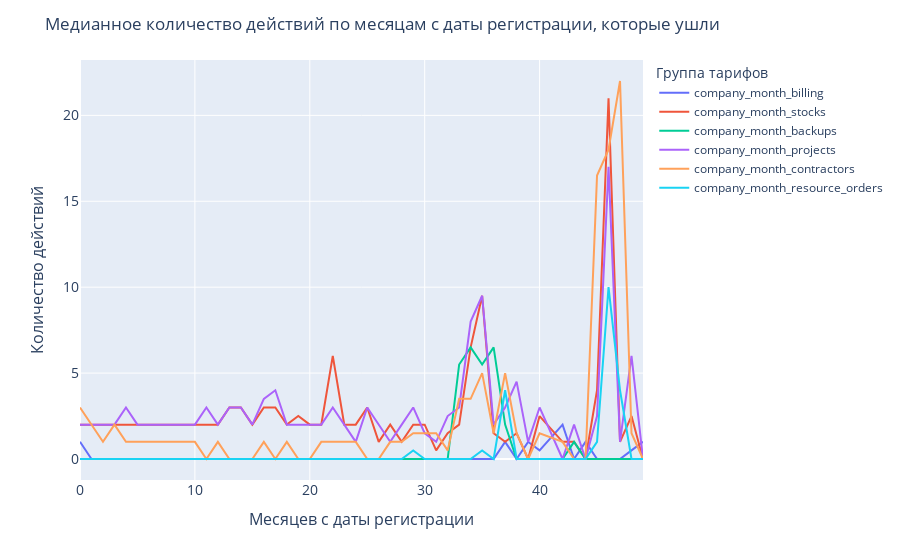
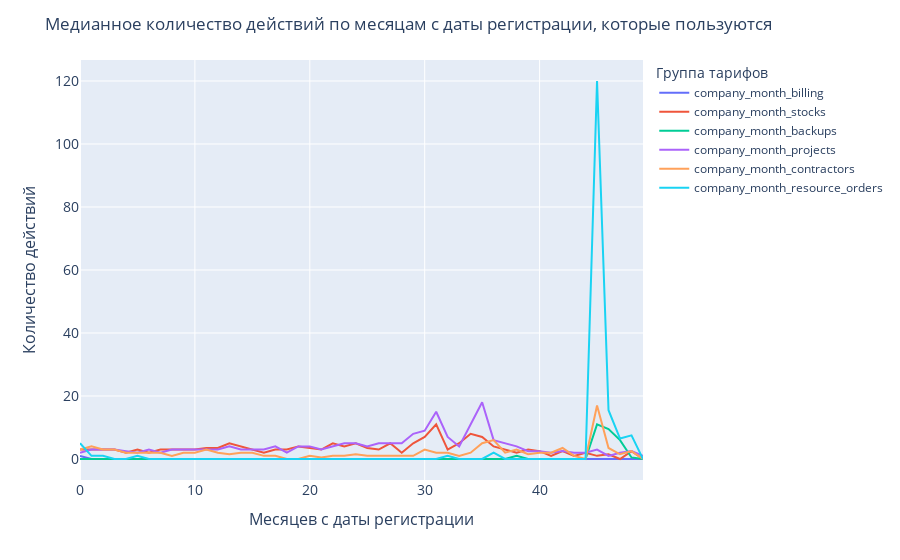

Here is the notebook cell these charts were saved with, in order:
### Markdown cell above
И посмотрим без разбивки на тарифы.

### Code cell
for i in company_activities.global_status.unique():
    columns = ['company_month_billing',
               'company_month_stocks',
               'company_month_backups',
               'company_month_projects',
               'company_month_contractors',
               'company_month_resource_orders']
    temp = (company_activities
            .query('global_status == @i')
            .groupby(by=['months_after_registration'], as_index=False)[columns].median())
    fig = px.line(temp, x='months_after_registration', y=columns)
    fig.update_layout(
    title=f'Медианное количество действий по месяцам с даты регистрации, которые {i}',
        xaxis=dict(
                title='Месяцев с даты регистрации',
                titlefont_size=16,
                tickfont_size=14,
        ),
        yaxis=dict(
                title='Количество действий',
                titlefont_size=16,
                tickfont_size=14,
        ),
        legend=dict(
                title='Группа тарифов'))
    fig.show()

### Figure 1 — Plotly figure (JSON) as saved in the notebook; plotly's stock layout.template omitted (floating-point values rounded to 4 significant figures)
{"data": [{"hovertemplate": "variable=company_month_billing<br>months_after_registration=%{x}<br>value=%{y}<extra></extra>", "legendgroup": "company_month_billing", "line": {"color": "#636efa", "dash": "solid"}, "marker": {"symbol": "circle"}, "mode": "lines", "name": "company_month_billing", "orientation": "v", "showlegend": true, "type": "scatter", "x": [0, 1, 2, 3, 4, 5, 6, 7, 8, 9, 10, 11, 12, 13, 14, 15, 16, 17, 18, 19, 20, 21, 22, 23, 24, 25, 26, 27, 28, 29, 30, 31, 32, 33, 34, 35, 36, 37, 38, 39, 40, 42, 43, 44, 45, 46, 47, 48, 49], "xaxis": "x", "y": [1, 0, 0, 0, 0, 0, 0, 0, 0, 0, 0, 0, 0, 0, 0, 0, 0, 0, 0, 0, 0, 0, 0, 0, 0, 0, 0, 0, 0, 0, 0, 0, 0, 0, 0, 0, 0, 1, 0, 1, 0.5, 2, 0, 1, 0, 0, 0, 0.5, 1], "yaxis": "y"}, {"hovertemplate": "variable=company_month_stocks<br>months_after_registration=%{x}<br>value=%{y}<extra></extra>", "legendgroup": "company_month_stocks", "line": {"color": "#EF553B", "dash": "solid"}, "marker": {"symbol": "circle"}, "mode": "lines", "name": "company_month_stocks", "orientation": "v", "showlegend": true, "type": "scatter", "x": [0, 1, 2, 3, 4, 5, 6, 7, 8, 9, 10, 11, 12, 13, 14, 15, 16, 17, 18, 19, 20, 21, 22, 23, 24, 25, 26, 27, 28, 29, 30, 31, 32, 33, 34, 35, 36, 37, 38, 39, 40, 42, 43, 44, 45, 46, 47, 48, 49], "xaxis": "x", "y": [2, 2, 2, 2, 2, 2, 2, 2, 2, 2, 2, 2, 2, 3, 3, 2, 3, 3, 2, 2.5, 2, 2, 6, 2, 2, 3, 1, 2, 1, 2, 2, 0.5, 1.5, 2, 6.5, 9.5, 1.5, 1, 1.5, 0, 2.5, 1, 1, 0, 4, 21, 1, 2.5, 0], "yaxis": "y"}, {"hovertemplate": "variable=company_month_backups<br>months_after_registration=%{x}<br>value=%{y}<extra></extra>", "legendgroup": "company_month_backups", "line": {"color": "#00cc96", "dash": "solid"}, "marker": {"symbol": "circle"}, "mode": "lines", "name": "company_month_backups", "orientation": "v", "showlegend": true, "type": "scatter", "x": [0, 1, 2, 3, 4, 5, 6, 7, 8, 9, 10, 11, 12, 13, 14, 15, 16, 17, 18, 19, 20, 21, 22, 23, 24, 25, 26, 27, 28, 29, 30, 31, 32, 33, 34, 35, 36, 37, 38, 39, 40, 42, 43, 44, 45, 46, 47, 48, 49], "xaxis": "x", "y": [0, 0, 0, 0, 0, 0, 0, 0, 0, 0, 0, 0, 0, 0, 0, 0, 0, 0, 0, 0, 0, 0, 0, 0, 0, 0, 0, 0, 0, 0, 0, 0, 0, 5.5, 6.5, 5.5, 6.5, 2, 0, 0, 0, 0, 1, 0, 0, 0, 0, 0, 0], "yaxis": "y"}, {"hovertemplate": "variable=company_month_projects<br>months_after_registration=%{x}<br>value=%{y}<extra></extra>", "legendgroup": "company_month_projects", "line": {"color": "#ab63fa", "dash": "solid"}, "marker": {"symbol": "circle"}, "mode": "lines", "name": "company_month_projects", "orientation": "v", "showlegend": true, "type": "scatter", "x": [0, 1, 2, 3, 4, 5, 6, 7, 8, 9, 10, 11, 12, 13, 14, 15, 16, 17, 18, 19, 20, 21, 22, 23, 24, 25, 26, 27, 28, 29, 30, 31, 32, 33, 34, 35, 36, 37, 38, 39, 40, 42, 43, 44, 45, 46, 47, 48, 49], "xaxis": "x", "y": [2, 2, 2, 2, 3, 2, 2, 2, 2, 2, 2, 3, 2, 3, 3, 2, 3.5, 4, 2, 2, 2, 2, 3, 2, 1, 3, 2, 1, 2, 3, 1.5, 1, 2.5, 3, 8, 9.5, 2, 3, 4.5, 1, 3, 0, 2, 0, 2.5, 17, 1, 6, 0], "yaxis": "y"}, {"hovertemplate": "variable=company_month_contractors<br>months_after_registration=%{x}<br>value=%{y}<extra></extra>", "legendgroup": "company_month_contractors", "line": {"color": "#FFA15A", "dash": "solid"}, "marker": {"symbol": "circle"}, "mode": "lines", "name": "company_month_contractors", "orientation": "v", "showlegend": true, "type": "scatter", "x": [0, 1, 2, 3, 4, 5, 6, 7, 8, 9, 10, 11, 12, 13, 14, 15, 16, 17, 18, 19, 20, 21, 22, 23, 24, 25, 26, 27, 28, 29, 30, 31, 32, 33, 34, 35, 36, 37, 38, 39, 40, 42, 43, 44, 45, 46, 47, 48, 49], "xaxis": "x", "y": [3, 2, 1, 2, 1, 1, 1, 1, 1, 1, 1, 0, 1, 0, 0, 0, 1, 0, 1, 0, 0, 1, 1, 1, 1, 0, 0, 1, 1, 1.5, 1.5, 1.5, 0.5, 3.5, 3.5, 5, 1.5, 5, 1.5, 0, 1.5, 1, 0, 0, 16.5, 18, 22, 1.5, 0], "yaxis": "y"}, {"hovertemplate": "variable=company_month_resource_orders<br>months_after_registration=%{x}<br>value=%{y}<extra></extra>", "legendgroup": "company_month_resource_orders", "line": {"color": "#19d3f3", "dash": "solid"}, "marker": {"symbol": "circle"}, "mode": "lines", "name": "company_month_resource_orders", "orientation": "v", "showlegend": true, "type": "scatter", "x": [0, 1, 2, 3, 4, 5, 6, 7, 8, 9, 10, 11, 12, 13, 14, 15, 16, 17, 18, 19, 20, 21, 22, 23, 24, 25, 26, 27, 28, 29, 30, 31, 32, 33, 34, 35, 36, 37, 38, 39, 40, 42, 43, 44, 45, 46, 47, 48, 49], "xaxis": "x", "y": [0, 0, 0, 0, 0, 0, 0, 0, 0, 0, 0, 0, 0, 0, 0, 0, 0, 0, 0, 0, 0, 0, 0, 0, 0, 0, 0, 0, 0, 0.5, 0, 0, 0, 0, 0, 0.5, 0, 4, 0, 0, 0, 0, 0, 0, 1, 10, 4, 0, 0], "yaxis": "y"}], "layout": {"legend": {"title": {"text": "Группа тарифов"}, "tracegroupgap": 0}, "margin": {"t": 60}, "title": {"text": "Медианное количество действий по месяцам с даты регистрации, которые ушли"}, "xaxis": {"anchor": "y", "domain": [0, 1], "tickfont": {"size": 14}, "title": {"font": {"size": 16}, "text": "Месяцев с даты регистрации"}}, "yaxis": {"anchor": "x", "domain": [0, 1], "tickfont": {"size": 14}, "title": {"font": {"size": 16}, "text": "Количество действий"}}}}

### Figure 2 — Plotly figure (JSON) as saved in the notebook; plotly's stock layout.template omitted (floating-point values rounded to 4 significant figures)
{"data": [{"hovertemplate": "variable=company_month_billing<br>months_after_registration=%{x}<br>value=%{y}<extra></extra>", "legendgroup": "company_month_billing", "line": {"color": "#636efa", "dash": "solid"}, "marker": {"symbol": "circle"}, "mode": "lines", "name": "company_month_billing", "orientation": "v", "showlegend": true, "type": "scatter", "x": [0, 1, 2, 3, 4, 5, 6, 7, 8, 9, 10, 11, 12, 13, 14, 15, 16, 17, 18, 19, 20, 21, 22, 23, 24, 25, 26, 27, 28, 29, 30, 31, 32, 33, 34, 35, 36, 37, 38, 39, 40, 41, 42, 43, 44, 45, 46, 47, 48, 49], "xaxis": "x", "y": [1, 0, 0, 0, 0, 0, 0, 0, 0, 0, 0, 0, 0, 0, 0, 0, 0, 0, 0, 0, 0, 0, 0, 0, 0, 0, 0, 0, 0, 0, 0, 0, 0, 0, 0, 0, 0, 0, 0, 0, 0, 0, 0, 0, 0, 0, 0, 0, 0, 0], "yaxis": "y"}, {"hovertemplate": "variable=company_month_stocks<br>months_after_registration=%{x}<br>value=%{y}<extra></extra>", "legendgroup": "company_month_stocks", "line": {"color": "#EF553B", "dash": "solid"}, "marker": {"symbol": "circle"}, "mode": "lines", "name": "company_month_stocks", "orientation": "v", "showlegend": true, "type": "scatter", "x": [0, 1, 2, 3, 4, 5, 6, 7, 8, 9, 10, 11, 12, 13, 14, 15, 16, 17, 18, 19, 20, 21, 22, 23, 24, 25, 26, 27, 28, 29, 30, 31, 32, 33, 34, 35, 36, 37, 38, 39, 40, 41, 42, 43, 44, 45, 46, 47, 48, 49], "xaxis": "x", "y": [3, 3, 3, 3, 2, 3, 2, 3, 3, 3, 3, 3.5, 3.5, 5, 4, 3, 2, 3, 3, 4, 3.5, 3, 5, 4, 5, 3.5, 3, 5, 2, 5, 7, 11, 3, 5, 8, 7, 4, 3, 2, 3, 2.5, 1, 2.5, 1, 2, 1, 1.5, 0, 2.5, 0], "yaxis": "y"}, {"hovertemplate": "variable=company_month_backups<br>months_after_registration=%{x}<br>value=%{y}<extra></extra>", "legendgroup": "company_month_backups", "line": {"color": "#00cc96", "dash": "solid"}, "marker": {"symbol": "circle"}, "mode": "lines", "name": "company_month_backups", "orientation": "v", "showlegend": true, "type": "scatter", "x": [0, 1, 2, 3, 4, 5, 6, 7, 8, 9, 10, 11, 12, 13, 14, 15, 16, 17, 18, 19, 20, 21, 22, 23, 24, 25, 26, 27, 28, 29, 30, 31, 32, 33, 34, 35, 36, 37, 38, 39, 40, 41, 42, 43, 44, 45, 46, 47, 48, 49], "xaxis": "x", "y": [0, 0, 0, 0, 0, 0, 0, 0, 0, 0, 0, 0, 0, 0, 0, 0, 0, 0, 0, 0, 0, 0, 0, 0, 0, 0, 0, 0, 0, 0, 0, 0, 0, 0, 0, 0, 0, 0, 1, 0, 0, 0, 0, 0, 0, 11, 9.5, 6, 0.5, 0], "yaxis": "y"}, {"hovertemplate": "variable=company_month_projects<br>months_after_registration=%{x}<br>value=%{y}<extra></extra>", "legendgroup": "company_month_projects", "line": {"color": "#ab63fa", "dash": "solid"}, "marker": {"symbol": "circle"}, "mode": "lines", "name": "company_month_projects", "orientation": "v", "showlegend": true, "type": "scatter", "x": [0, 1, 2, 3, 4, 5, 6, 7, 8, 9, 10, 11, 12, 13, 14, 15, 16, 17, 18, 19, 20, 21, 22, 23, 24, 25, 26, 27, 28, 29, 30, 31, 32, 33, 34, 35, 36, 37, 38, 39, 40, 41, 42, 43, 44, 45, 46, 47, 48, 49], "xaxis": "x", "y": [2, 3, 3, 3, 2.5, 2, 3, 2, 3, 3, 3, 3, 3, 4, 3, 3, 3, 4, 2, 4, 4, 3, 4, 5, 5, 4, 5, 5, 5, 8, 9, 15, 7, 4, 11, 18, 6, 5, 4, 2.5, 2.5, 2, 2.5, 2, 2, 3, 1, 2, 2.5, 1], "yaxis": "y"}, {"hovertemplate": "variable=company_month_contractors<br>months_after_registration=%{x}<br>value=%{y}<extra></extra>", "legendgroup": "company_month_contractors", "line": {"color": "#FFA15A", "dash": "solid"}, "marker": {"symbol": "circle"}, "mode": "lines", "name": "company_month_contractors", "orientation": "v", "showlegend": true, "type": "scatter", "x": [0, 1, 2, 3, 4, 5, 6, 7, 8, 9, 10, 11, 12, 13, 14, 15, 16, 17, 18, 19, 20, 21, 22, 23, 24, 25, 26, 27, 28, 29, 30, 31, 32, 33, 34, 35, 36, 37, 38, 39, 40, 41, 42, 43, 44, 45, 46, 47, 48, 49], "xaxis": "x", "y": [3, 4, 3, 3, 2, 2, 2, 2, 1, 2, 2, 3, 2, 1.5, 2, 2, 1, 1, 0, 0, 1, 0.5, 1, 1, 1.5, 1, 1, 1, 1, 1, 3, 2, 2, 1, 2, 5, 6, 2, 3, 1.5, 2, 2, 3.5, 1, 0, 17, 3.5, 1.5, 2.5, 0], "yaxis": "y"}, {"hovertemplate": "variable=company_month_resource_orders<br>months_after_registration=%{x}<br>value=%{y}<extra></extra>", "legendgroup": "company_month_resource_orders", "line": {"color": "#19d3f3", "dash": "solid"}, "marker": {"symbol": "circle"}, "mode": "lines", "name": "company_month_resource_orders", "orientation": "v", "showlegend": true, "type": "scatter", "x": [0, 1, 2, 3, 4, 5, 6, 7, 8, 9, 10, 11, 12, 13, 14, 15, 16, 17, 18, 19, 20, 21, 22, 23, 24, 25, 26, 27, 28, 29, 30, 31, 32, 33, 34, 35, 36, 37, 38, 39, 40, 41, 42, 43, 44, 45, 46, 47, 48, 49], "xaxis": "x", "y": [5, 1, 1, 0, 0, 1, 0, 0, 0, 0, 0, 0, 0, 0, 0, 0, 0, 0, 0, 0, 0, 0, 0, 0, 0, 0, 0, 0, 0, 0, 0, 0, 1, 0, 0, 0, 2, 0, 0, 0, 0, 0, 0, 0, 0, 120, 15.5, 6.5, 7.5, 0], "yaxis": "y"}], "layout": {"legend": {"title": {"text": "Группа тарифов"}, "tracegroupgap": 0}, "margin": {"t": 60}, "title": {"text": "Медианное количество действий по месяцам с даты регистрации, которые пользуются"}, "xaxis": {"anchor": "y", "domain": [0, 1], "tickfont": {"size": 14}, "title": {"font": {"size": 16}, "text": "Месяцев с даты регистрации"}}, "yaxis": {"anchor": "x", "domain": [0, 1], "tickfont": {"size": 14}, "title": {"font": {"size": 16}, "text": "Количество действий"}}}}
